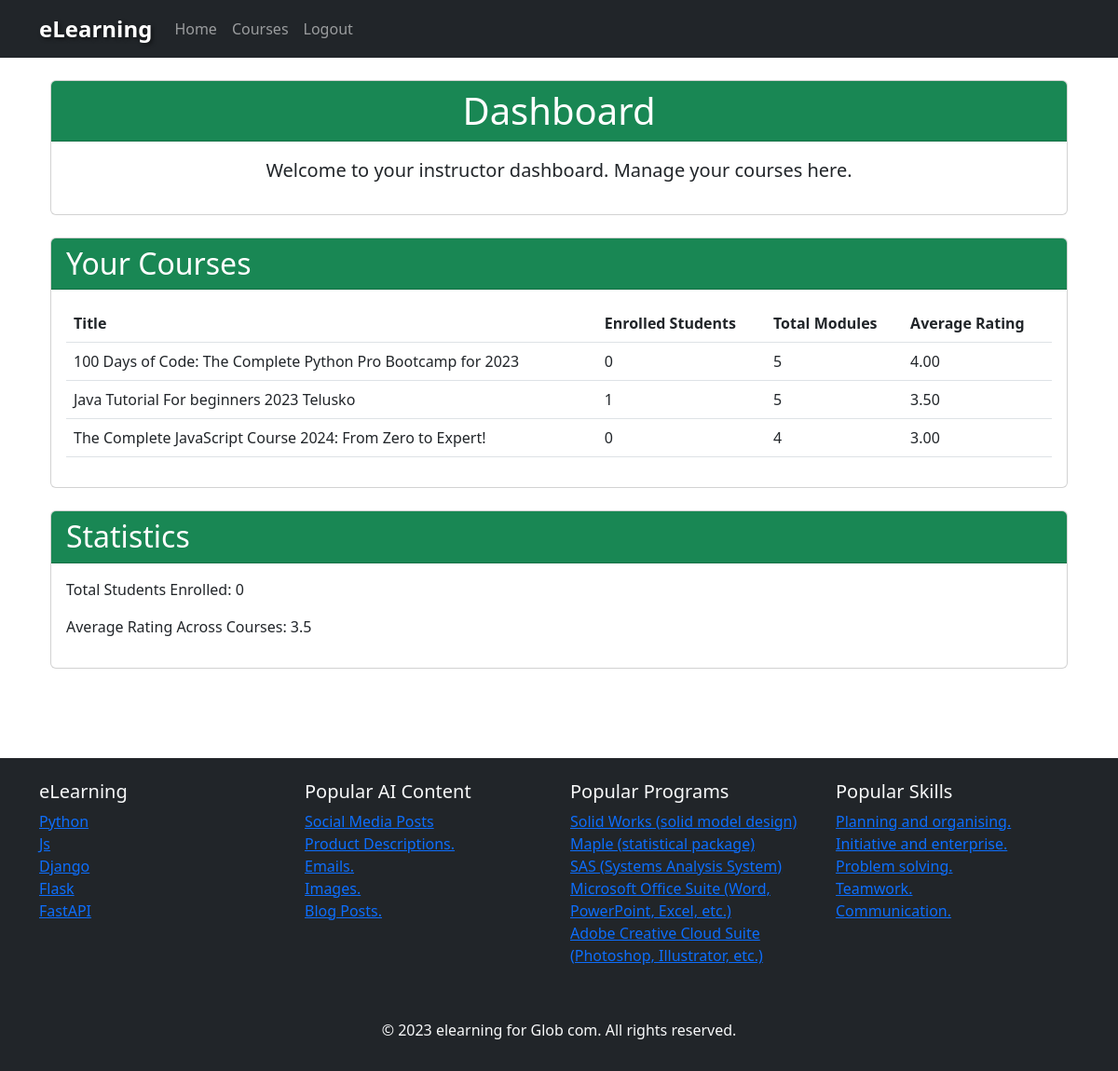
The page /dashboard/ (signed in) on the database as committed earlier.
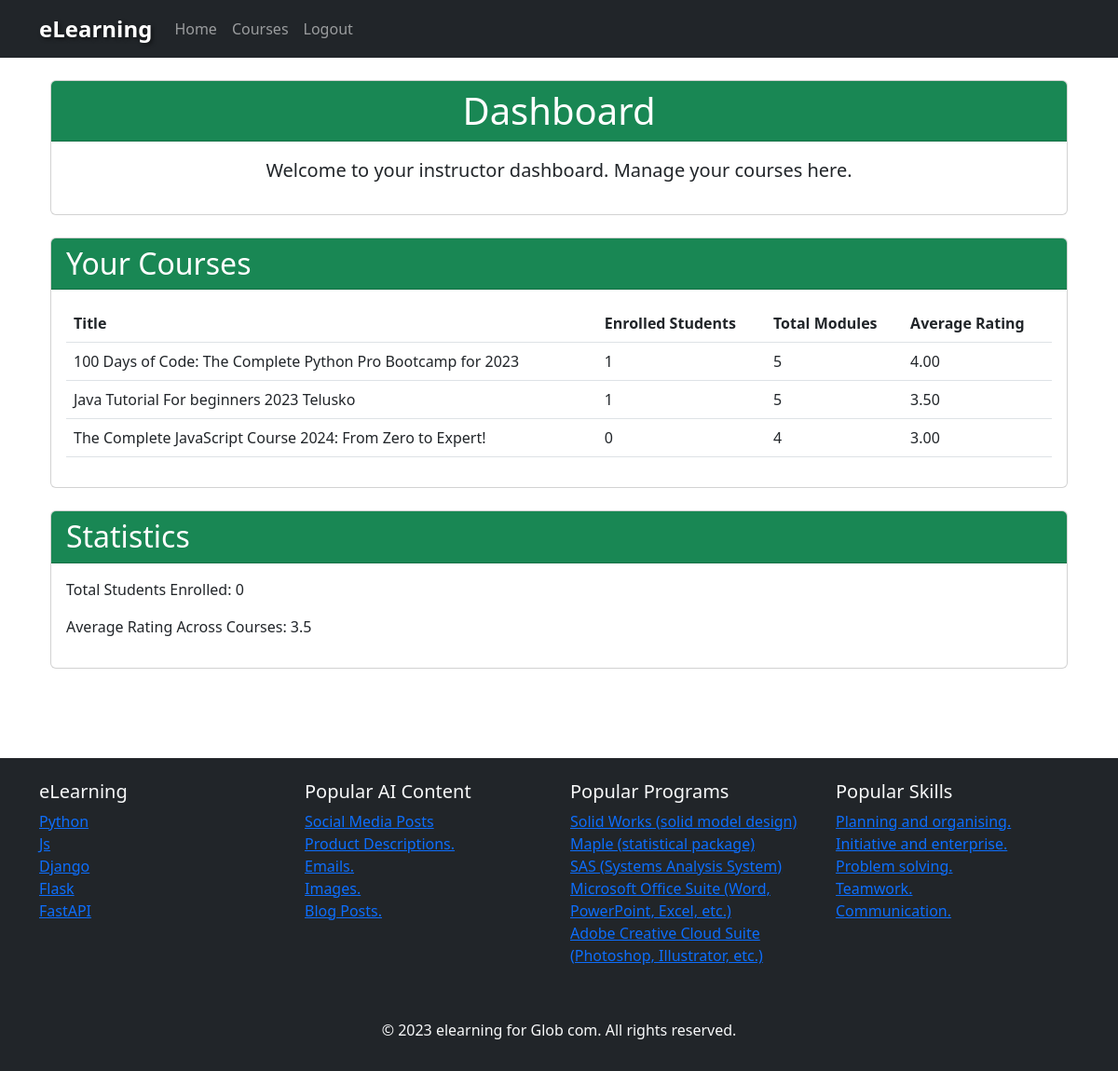
The same page on the database as committed later.
### Course/models.py (models this page shows, shortened)
class Course(models.Model):
    title = models.CharField(max_length=255)
    first_description = models.TextField()
    second_description = models.TextField()
    thumbnail = models.ImageField(upload_to='course_thumbnails/', blank=True, null=True)
    rating = models.DecimalField(max_digits=3, decimal_places=2,null=True,blank=True)
    students_enrolled = models.PositiveIntegerField(default=0,null=True,blank=True)
    category =models.ForeignKey(Category, on_delete=models.CASCADE, null=True)
    price = models.DecimalField(max_digits=10, decimal_places=2, default=0)
    author=models.ForeignKey(CustomUser, on_delete=models.CASCADE, null=True)
    total_modules = models.PositiveIntegerField( default=0)

### Course/views.py (the view)
# urls.py: path('dashboard/', dashboard, name='instructor_dashboard'),
@login_required(login_url='author_login')
def dashboard(request):
    try:
        courses = Course.objects.filter(author=request.user)
        total_students = UserVideoAccess.objects.filter(course__in=courses).count()
        average_rating = Course.objects.filter(author=request.user).aggregate(avg_rating=Avg('rating'))['avg_rating']
        context = {
            'courses': courses,
            'total_students': total_students,
            'average_rating': average_rating,
        }
        return render(request, 'dashboard.html', context)
    except Exception as e:
        return render(request, 'error.html', {'error_message': str(e)})

### Course/templates/dashboard.html (shortened to what this page needs)
{% extends 'adminbase.html' %}
{% block content %}
    <div class="container mt-4">
        <div class="card text-center">
            <div class="card-header bg-success text-white">
                <h1 class="mb-0">Dashboard</h1>
            </div>
            <div class="card-body">
                <p class="lead">Welcome to your instructor dashboard. Manage your courses here.</p>
            </div>
        </div>
        <div class="card mt-4">
            <div class="card-header bg-success text-white">
                <h2 class="mb-0">Your Courses</h2>
            </div>
            <div class="card-body">
                <table class="table">
                    <thead>
                        <tr>
                            <th>Title</th>
                            <th>Enrolled Students</th>
                            <th>Total Modules</th>
                            <th>Average Rating</th>
                        </tr>
                    </thead>
                    <tbody>
                        {% for course in courses %}
                            <tr>
                                <td>{{ course.title }}</td>
                                <td>{{ course.students_enrolled }}</td>
                                <td>{{ course.total_modules }}</td>
                                <td>{{ course.rating }}</td>
                            </tr>
                        {% endfor %}
                    </tbody>
                </table>
            </div>
        </div>
        <div class="card mt-4">
            <div class="card-header bg-success text-white">
                <h2 class="mb-0">Statistics</h2>
            </div>
            <div class="card-body">
                <p>Total Students Enrolled: {{ total_students }}</p>
                <p>Average Rating Across Courses: {{ average_rating|default:"N/A" }}</p>
            </div>
        </div>
    </div>
    <br>
    <br>
{% endblock %}

Rows that differ between the two databases and show on the page:
changed Course "100 Days of Code: The Complete Python Pro Bootcamp for 2023": students_enrolled "0" → "1"
